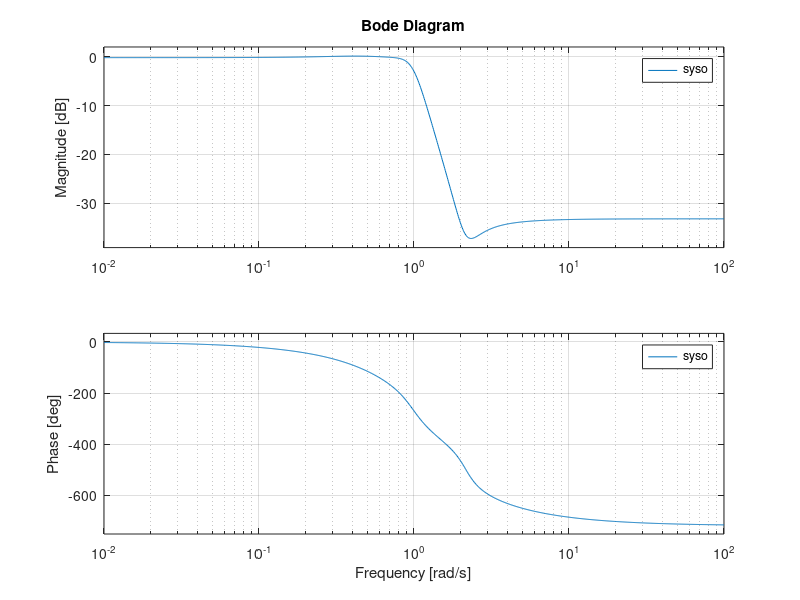
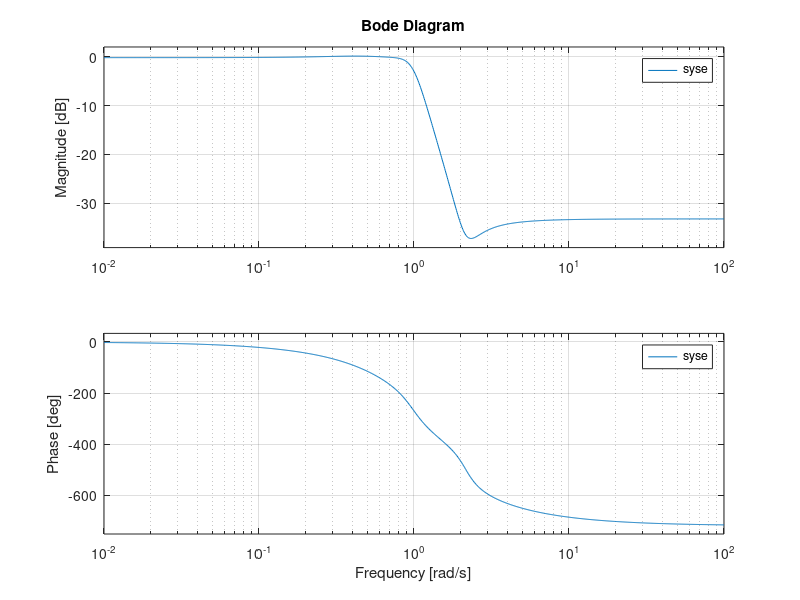
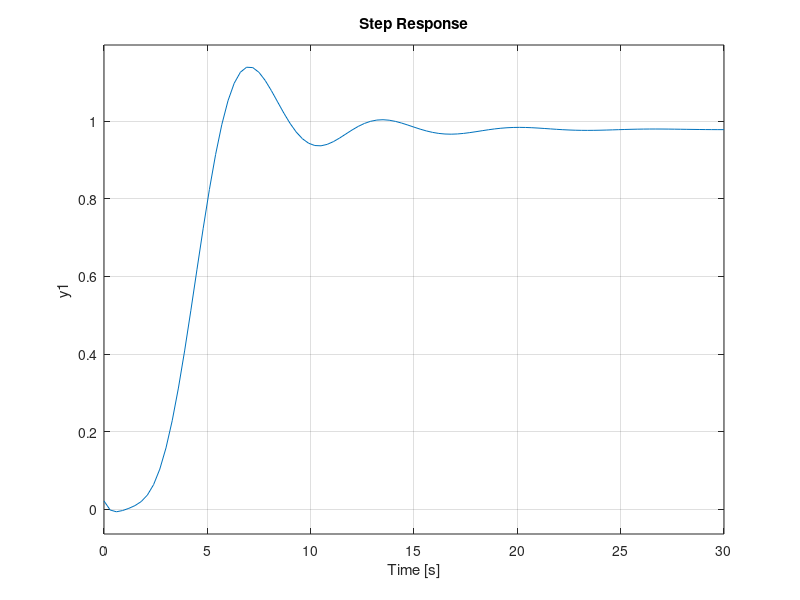
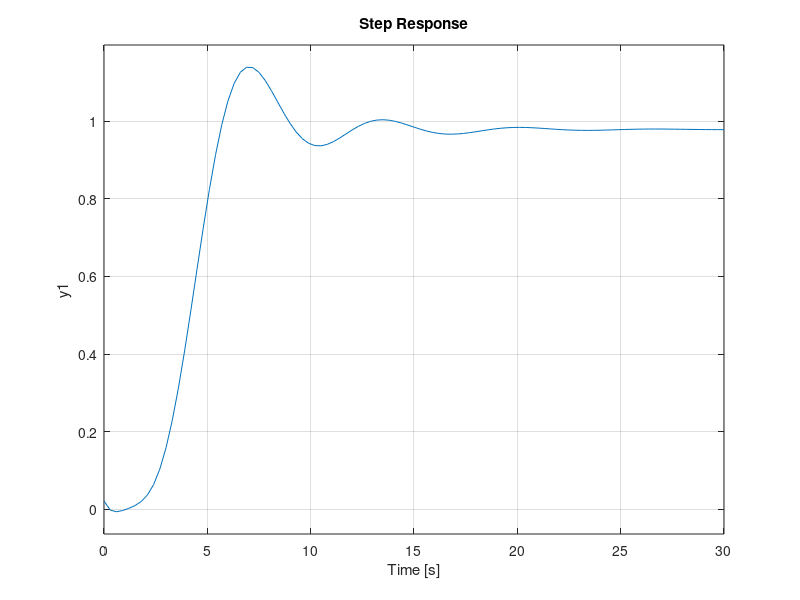

Write the MATLAB code that produced these figures, in order.
    Mo = [

      -0.23915   0.30723   1.16297  -1.19671   1.04965
      -2.97091  -0.23915   2.62702  -3.10273   3.70515
       0.00000   0.00000  -0.51368   1.28421  -0.82227
       0.00000   0.00000  -0.15189  -0.51368   0.74348
       0.44660  -0.01427   0.47803  -0.20129   0.02190
];

    Me = [

      -0.23910   0.30720   1.16300   1.19670  -1.04970
      -2.97090  -0.23910   2.62700   3.10270  -3.70520
       0.00000   0.00000  -0.51370  -1.28420   0.82230
       0.00000   0.00000   0.15190  -0.51370   0.74350
      -0.44660   0.01430  -0.47800  -0.20130   0.02190
];

syso = ss (Mo(1:4, 1:4), Mo(1:4, 5), Mo(5, 1:4), Mo(5, 5))

syse = ss (Me(1:4, 1:4), Me(1:4, 5), Me(5, 1:4), Me(5, 5))

figure (1)
bode (syso)

figure (2)
bode (syse)

figure (3)
step (syso)

figure (4)
step (syse)
